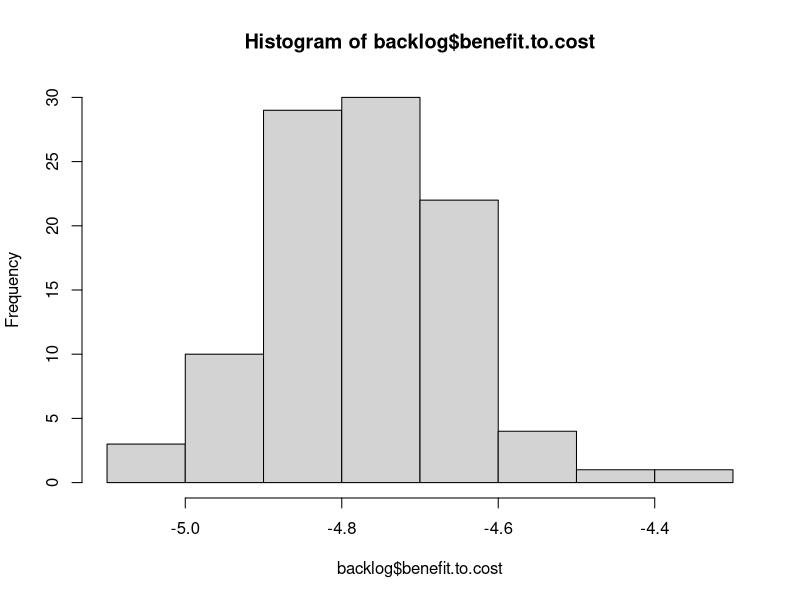
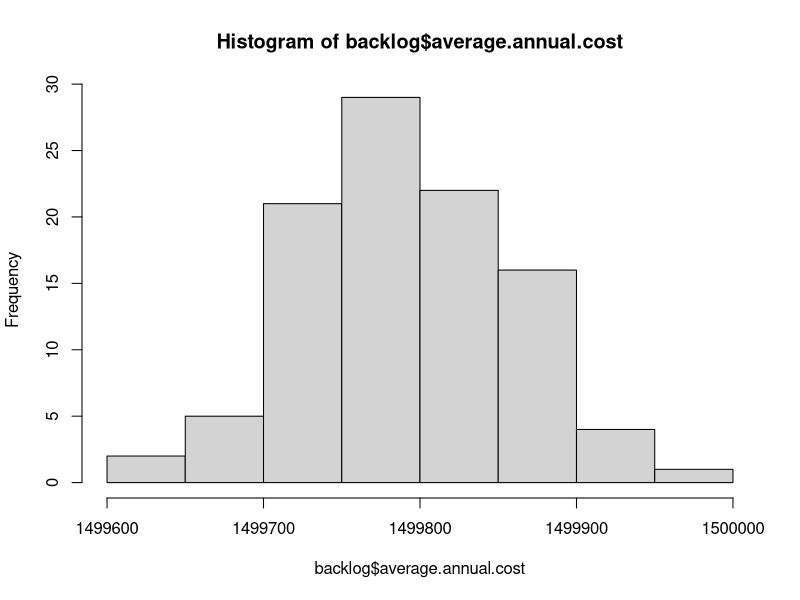
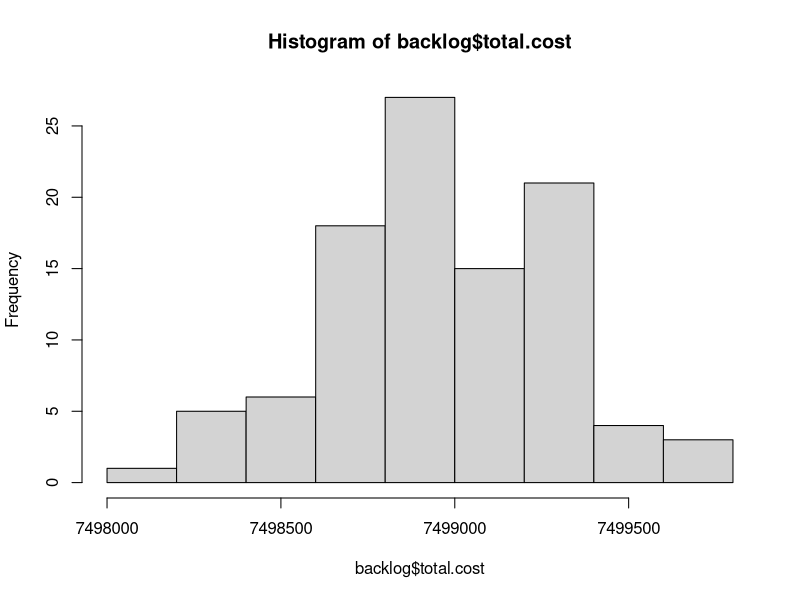
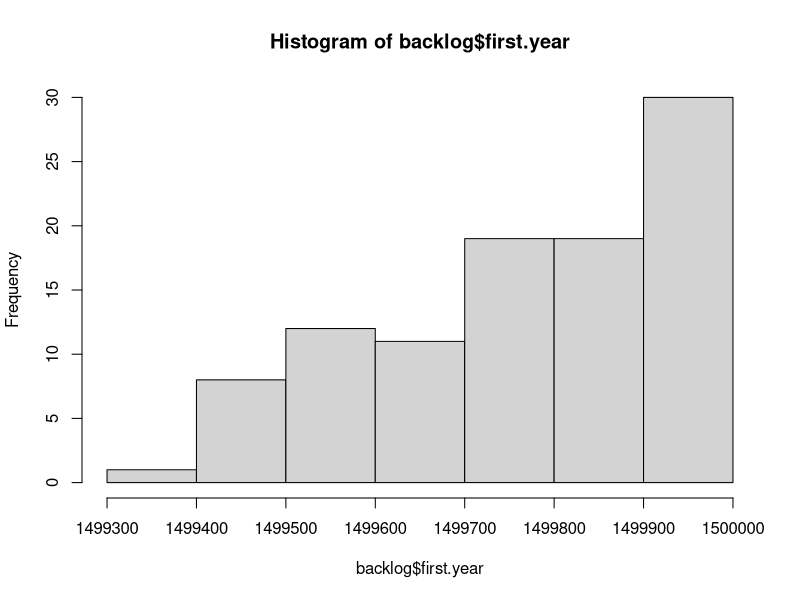

Generate these figures, in order, with R: (Note: this script raises an error after producing the figures.)
# Read Me ####
# This code analyzes data from FST, the City's pavement consultant
# It models the cost and PCI degredation in order to optimize pavement decisions
# OCI value = PCI.  Note these scores are from November 2012.
# Created By Daniel Hadley

# Considerations: 
# 1. The knapsack approximates an optimal outcome, but needs to be inspected in cases where the 
# limit is low,E.g., http://oucsace.cs.ohiou.edu/~razvan/courses/cs4040/lecture16.pdf
# 2. The model makes assumptions about the differences in PCI reset of various treatment types.
# It assumes that patching only resets to PCI + 6, for example. 

library("plyr")


# Import data ####
setwd("K:/Somerstat/Common/Data/2014 StreetStat/PCI_Code")
# setwd ("~/Documents/Git/PCI_Code") #at home
d <- read.csv("PCI.csv")


# Create new variables #### 
d$sq.ft <- d$PavementWi * d$Length # Sq. Feet
d$sq.yd <- d$sq.ft * 0.111111 # Sq. Yards


# Functions needed for the model: ####
# f(Age) = PCI, f(PCI) = AGE, f(Age, Pave, Old PCI) = New PCI 
# f(PCI) = AGE, f(PCI) = Cost, f(knapsack) = pave 

# f(Age) = PCI
# Referenes below
# http://onlinepubs.trb.org/onlinepubs/conferences/2012/assetmgmt/presentations/Data-A-Ramirez-Flores-Chang-Albitres.pdf
# https://repository.tamu.edu/bitstream/handle/1969.1/ETD-TAMU-2009-05-317/DESHMUKH-THESIS.pdf?sequence=2
# http://www.mylongview.com/modules/showdocument.aspx?documentid=631
# See AnalyzePCI.R
PCIf <- function(AGE){ 
  PCI <- ifelse(d$Functional == "CO - Collector", 100 - (106/((log(79/AGE))^(1/.48))),
                ifelse(d$Functional == "AR - Arterial", 100 - (109/((log(88/AGE))^(1/.58))),
                       100 - (97/((log(110/AGE))^(1/.61)))
                ))
  return(PCI)
}


# f(PCI, Function, Sq.yd) = Cost 
Costf <- function(OCI, Functional, sq.yd){ 
  Cost <- ifelse((OCI >= 68) & (OCI < 88), 1.8,
         ifelse((OCI >= 47) & (OCI < 68), 18.50,
                ifelse((OCI >= 25) & (OCI < 47) & (Functional == "RT - Residential Local"), 76.80,
                       ifelse((OCI >= 25) & (OCI < 47) & (Functional == "RE - Residential Dead End"), 76.80,
                              ifelse((OCI >= 25) & (OCI < 47) & (Functional == "CO - Collector" ), 91.10,
                                     ifelse((OCI >= 25) & (OCI < 47) & (Functional == "AR - Arterial"), 91.10,
                                            ifelse((OCI >= 0) & (OCI < 25) & (Functional == "RT - Residential Local"), 139.80,
                                                   ifelse((OCI >= 0) & (OCI < 25) & (Functional == "RE - Residential Dead End"), 139.80,
                                                          ifelse((OCI >= 0) & (OCI < 25) & (Functional == "CO - Collector"), 147.70,
                                                                 ifelse((OCI >= 0) & (OCI < 25) & (Functional == "AR - Arterial"), 162.10,
                                                                        ifelse(OCI >= 88, 0, 360)))))))))))
  return(Cost*sq.yd)
}


#f(Pave, Previous Year's Moritorium) = Moritorium
Moritoriumf <- function(Pave, MoritoriumX){
  Moritorium <- ifelse(Pave == 1, 1, 
                       ifelse((MoritoriumX > 0) & (MoritoriumX < 3), 1 + MoritoriumX,
                              0 
                              ))
  return(Moritorium)
}


# f(PCI) = delta
# This takes the current PCI and calculates the difference between that and the PCI post treatment
# This is essentially the "value" in the knapsack algo
# The penultimate line ensures that during the moratorium (3 years after work is done), that
# street is not selected for maintenance yet
Deltaf <- function(OldOCI, sq.yd, Moratorium){ 
   Delta <- ifelse((OldOCI >= 68) & (OldOCI < 88) & (Moratorium == 0), ((OldOCI + 8) * sq.yd) - (OldOCI * sq.yd),
                   ifelse((OldOCI >= 47) & (OldOCI < 68) & (Moratorium == 0), ((OldOCI + 7) * sq.yd) - (OldOCI * sq.yd),
                   # why + 8 and +9: http//www.ci.san-ramon.ca.us/engr/pavement.html
                   ifelse((OldOCI >= 25) & (OldOCI < 47) & (Moratorium == 0), (96 * sq.yd) - (OldOCI * sq.yd),
                          ifelse(Moratorium != 0, 0, 
                          (100 * sq.yd) - (OldOCI * sq.yd)
                                 ))))                      
  return(Delta)
}


# # f(value, weight, limit ) = pave. This is the OLD Pave function
# # This is a greedy approximation to the Knapsack algorithm
# knapsack <- function(value, weight, limit){
#   benefit.to.cost <- value / weight #Create ratio
#   df = data.frame(value, weight, benefit.to.cost) # turn it into a DF
#   df$ID <- (1:nrow(df)) # add ID to resort later
#   df <- df[with(df, order(-benefit.to.cost)), ] # Sort by benefit.to.cost
#   rownames(df) <- NULL # Reset the row names for easier indexing
#   df$total.weight <- ifelse(cumsum(df$weight) <= limit, cumsum(df$weight), 0) # Add first items that fit
#   # I need to add a break here if nothing fits in the bag on the first pass
#   for(i in 2:nrow(df)){ #Start in row 2 because some values have been added above
#     df$total.weight[i] <- ifelse(df$weight[i] + df$total.weight[i-1] <= limit, # If adding won't go over limit
#                                  df$weight[i] + df$total.weight[i-1], df$total.weight[i-1]) # If it will, keep Weight the same
#   }
#   df$add <- 0
#   df$add[1] <- ifelse(df$total.weight[1] > 0, 1, 0)
#   for(i in 2:nrow(df)){ #Start in row 2 
#     df$add[i] <- ifelse(df$total.weight[i] > df$total.weight[i-1], 1, 0) # 1 if it has been added
#   }
#   df$add <- ifelse(df$benefit.to.cost == 0, 0, df$add) #To avoid paving streets under moratorium
#   df$add <- ifelse(df$value == 0, 0, df$add)
#   df <- df[with(df, order(ID)), ] # Resort by ID
#   rownames(df) <- NULL # Reset the row names for easier indexing
#   return(df$add)
# }


# f(value, weight, limit preventive maintenance, limit reconstruction) = pave. This is the basic Pave function
# This is a greedy approximation to the Knapsack algorithm
knapsack <- function(value, weight, limitPM, limitR, PCI){
  benefit.to.cost <- value / weight #Create ratio
  df = data.frame(value, weight, benefit.to.cost, PCI) # turn it into a DF
  df$ID <- (1:nrow(df)) # add ID to resort later
  df <- df[with(df, order(-benefit.to.cost)), ] # Sort by benefit.to.cost
  rownames(df) <- NULL # Reset the row names for easier indexing
  df$total.weight <- ifelse(cumsum(df$weight) <= limitPM, cumsum(df$weight), 0) # Add first items that fit
  # I need to add a break here if nothing fits in the bag on the first pass
  for(i in 2:nrow(df)){ #Start in row 2 because some values have been added above
    df$total.weight[i] <- ifelse(df$weight[i] + df$total.weight[i-1] <= limitPM, # If adding won't go over limit
                                 df$weight[i] + df$total.weight[i-1], df$total.weight[i-1]) # If it will, keep Weight the same
  }
  df$add <- 0
  df$add[1] <- ifelse(df$total.weight[1] > 0, 1, 0)
  for(i in 2:nrow(df)){ #Start in row 2 
    df$add[i] <- ifelse(df$total.weight[i] > df$total.weight[i-1], 1, 0) # 1 if it has been added
  }
  df$add <- ifelse(df$benefit.to.cost == 0, 0, df$add) #To avoid paving streets under moratorium
  df$add <- ifelse(df$value == 0, 0, df$add)
  # Now do it all again for full reconstruction of the worst streets
  df <- df[with(df, order(PCI)), ] # Sort by PCI
  rownames(df) <- NULL # Reset the row names for easier indexing
  df$total.weight.a <- ifelse(cumsum(df$weight) <= limitR, cumsum(df$weight), 0) # Add first items that fit
  # I need to add a break here if nothing fits in the bag on the first pass
  for(i in 2:nrow(df)){ #Start in row 2 because some values have been added above
    df$total.weight.a[i] <- ifelse(df$weight[i] + df$total.weight.a[i-1] <= limitR, # If adding won't go over limit
                                 df$weight[i] + df$total.weight.a[i-1], df$total.weight.a[i-1]) # If it will, keep Weight the same
  }
  df$add.a <- 0
  df$add.a[1] <- ifelse(df$total.weight.a[1] > 0, 1, 0)
  for(i in 2:nrow(df)){ #Start in row 2 
    df$add.a[i] <- ifelse(df$total.weight.a[i] > df$total.weight.a[i-1], 1, 0) # 1 if it has been added
  }
  df$add.a <- ifelse(df$benefit.to.cost == 0, 0, df$add.a) #To avoid paving streets under moratorium
  df$add.a <- ifelse(df$value == 0, 0, df$add.a)
  # now resort
  df <- df[with(df, order(ID)), ] # Resort by ID
  rownames(df) <- NULL # Reset the row names for easier indexing
  df$pave <- df$add + df$add.a
  return(df$pave)
}


# f(Age, Pave, Old PCI) = New PCI
# See AnalyzePCI.R
NewPCIf <- function(AGE, Pave, OldOCI){
  NewPCI <- ifelse((OldOCI >= 68) & (OldOCI < 88) & (Pave == 1), OldOCI + 8,
                   # why + 7: http//www.ci.san-ramon.ca.us/engr/pavement.html
                   ifelse((OldOCI >= 47) & (OldOCI < 68) & (Pave == 1), OldOCI + 7,
                          ifelse((OldOCI >= 25) & (OldOCI < 47) & (Pave == 1), 96, 
                                 # http://www.mylongview.com/modules/showdocument.aspx?documentid=631
                                 ifelse((OldOCI >= 0) & (OldOCI < 25) & (Pave == 1), 100,
                                        ifelse((d$Functional == "CO - Collector") & (Pave == 0), 100 - (106/((log(79/AGE))^(1/.48))),
                                               ifelse((d$Functional == "AR - Arterial") & (Pave == 0), 100 - (109/((log(88/AGE))^(1/.58))),
                                                      100 - (97/((log(110/AGE))^(1/.61)))
                                 ))))))                      
  return(NewPCI)
}


# f(NewPCI) = New Age
Agef <- function(NewPCI){
  NewAge <- ifelse((d$Functional == "CO - Collector"), 79*(2.71828^(-9.37879/(100-NewPCI)^0.48)),
                   ifelse((d$Functional == "AR - Arterial"), 88*(2.71828^(-15.1952/(100-NewPCI)^0.58)),
                          110*(2.71828^(-16.2904/(100-NewPCI)^0.61))
                   ))
                   
  return(NewAge)
}


# Final model ####

d$Age <- Agef(d$OCI) # Estimated age in Nov 2012
  d$backlog <- Costf(d$OCI, d$Functional, d$sq.yd) # Backlog in Nov 2012
  d$Moritorium <- 0 # Hold for three years between routine maintenance 
  d$Delta.a <- Deltaf(d$OCI, d$sq.yd, d$Moritorium) # Difference between old OCI and potential OCI
  d$Pave.a <- knapsack(d$Delta.a, d$backlog, 1000000, 1000000, d$OCI) # Pave or not in spring 2013
  d$cost.a <- ifelse(d$Pave.a == 1, Costf(d$OCI, d$Functional, d$sq.yd),0) #The cost to pave the selected streets
  d$Moritorium.a <- Moritoriumf(d$Pave.a, d$Moritorium) #if work has been done, hold for 3 years
  d$Age.Tmp <- (1 + d$Age) #Temporary to do the new PCI calculation
  d$PCI.a <-  NewPCIf(d$Age.Tmp, d$Pave.a, d$OCI)
  d$Age.a <- Agef(d$PCI.a) # The new "age" in Nov 2013. E.g., crack and seal streets are not brand new.
d$backlog.a <- Costf(d$PCI.a, d$Functional, d$sq.yd) #Backlog in Nov 2013
  d$Delta.b <- Deltaf(d$PCI.a, d$sq.yd, d$Moritorium.a)
  d$Pave.b <- knapsack(d$Delta.b, d$backlog.a, 1000000, 1000000, d$PCI.a)
  d$cost.b <- ifelse(d$Pave.b == 1, Costf(d$PCI.a, d$Functional, d$sq.yd),0)
  d$Moritorium.b <- Moritoriumf(d$Pave.b, d$Moritorium.a)
  d$Age.Tmp <- (1 + d$Age.a) 
  d$PCI.b <-  NewPCIf(d$Age.Tmp, d$Pave.b, d$PCI.a)
  d$Age.b <- Agef(d$PCI.b)
d$backlog.b <- Costf(d$PCI.b, d$Functional, d$sq.yd)
  d$Delta.c <- Deltaf(d$PCI.b, d$sq.yd, d$Moritorium.b)
  d$Pave.c <- knapsack(d$Delta.c, d$backlog.b, 1000000, 1000000, d$PCI.b)
  d$cost.c <- ifelse(d$Pave.c == 1, Costf(d$PCI.b, d$Functional, d$sq.yd),0)
  d$Moritorium.c <- Moritoriumf(d$Pave.c, d$Moritorium.b)
  d$Age.Tmp <- (1 + d$Age.b) 
  d$PCI.c <-  NewPCIf(d$Age.Tmp, d$Pave.c, d$PCI.b)
  d$Age.c <- Agef(d$PCI.c)
d$backlog.c <- Costf(d$PCI.c, d$Functional, d$sq.yd)
  d$Delta.d <- Deltaf(d$PCI.c, d$sq.yd, d$Moritorium.c)
  d$Pave.d <- knapsack(d$Delta.d, d$backlog.c, 1000000, 1000000, d$PCI.c)
  d$cost.d <- ifelse(d$Pave.d == 1, Costf(d$PCI.c, d$Functional, d$sq.yd),0)
  d$Moritorium.d <- Moritoriumf(d$Pave.d, d$Moritorium.c)
  d$Age.Tmp <- (1 + d$Age.c) 
  d$PCI.d <-  NewPCIf(d$Age.Tmp, d$Pave.d, d$PCI.c)
  d$Age.d <- Agef(d$PCI.d)
d$backlog.d <- Costf(d$PCI.d, d$Functional, d$sq.yd)
  d$Delta.e <- Deltaf(d$PCI.d, d$sq.yd, d$Moritorium.d)
  d$Pave.e <- knapsack(d$Delta.e, d$backlog.d, 1000000, 1000000, d$PCI.d)
  d$cost.e <- ifelse(d$Pave.e == 1, Costf(d$PCI.d, d$Functional, d$sq.yd),0)
  d$Moritorium.e <- Moritoriumf(d$Pave.e, d$Moritorium.d)
  d$Age.Tmp <- (1 + d$Age.d) 
  d$PCI.e <-  NewPCIf(d$Age.Tmp, d$Pave.e, d$PCI.d)
  d$Age.e <- Agef(d$PCI.e)
d$backlog.e <- Costf(d$PCI.e, d$Functional, d$sq.yd)


# Final model wrapped in a function ####

# f(n) = output
Modelf <- function(n){
  d$Age <- Agef(d$OCI) # Estimated age in Nov 2012
  d$backlog <- Costf(d$OCI, d$Functional, d$sq.yd) # Backlog in Nov 2012
  d$Moritorium <- 0 # Hold for three years between routine maintenance 
  d$Delta.a <- Deltaf(d$OCI, d$sq.yd, d$Moritorium) # Difference between old OCI and potential OCI
  d$Pave.a <- knapsack(d$Delta.a, d$backlog, 1000000, 1000000, d$OCI) # Pave or not in spring 2013
  d$cost.a <- ifelse(d$Pave.a == 1, Costf(d$OCI, d$Functional, d$sq.yd),0) #The cost to pave the selected streets
  d$Moritorium.a <- Moritoriumf(d$Pave.a, d$Moritorium) #if work has been done, hold for 3 years
  d$Age.Tmp <- (1 + d$Age) #Temporary to do the new PCI calculation
  d$PCI.a <-  NewPCIf(d$Age.Tmp, d$Pave.a, d$OCI)
  d$Age.a <- Agef(d$PCI.a) # The new "age" in Nov 2013. E.g., crack and seal streets are not brand new.
  d$backlog.a <- Costf(d$PCI.a, d$Functional, d$sq.yd) #Backlog in Nov 2013
  d$Delta.b <- Deltaf(d$PCI.a, d$sq.yd, d$Moritorium.a)
  d$Pave.b <- knapsack(d$Delta.b, d$backlog.a, 1000000, 1000000, d$PCI.a)
  d$cost.b <- ifelse(d$Pave.b == 1, Costf(d$PCI.a, d$Functional, d$sq.yd),0)
  d$Moritorium.b <- Moritoriumf(d$Pave.b, d$Moritorium.a)
  d$Age.Tmp <- (1 + d$Age.a) 
  d$PCI.b <-  NewPCIf(d$Age.Tmp, d$Pave.b, d$PCI.a)
  d$Age.b <- Agef(d$PCI.b)
  d$backlog.b <- Costf(d$PCI.b, d$Functional, d$sq.yd)
  d$Delta.c <- Deltaf(d$PCI.b, d$sq.yd, d$Moritorium.b)
  d$Pave.c <- knapsack(d$Delta.c, d$backlog.b, 1000000, 1000000, d$PCI.b)
  d$cost.c <- ifelse(d$Pave.c == 1, Costf(d$PCI.b, d$Functional, d$sq.yd),0)
  d$Moritorium.c <- Moritoriumf(d$Pave.c, d$Moritorium.b)
  d$Age.Tmp <- (1 + d$Age.b) 
  d$PCI.c <-  NewPCIf(d$Age.Tmp, d$Pave.c, d$PCI.b)
  d$Age.c <- Agef(d$PCI.c)
  d$backlog.c <- Costf(d$PCI.c, d$Functional, d$sq.yd)
  d$Delta.d <- Deltaf(d$PCI.c, d$sq.yd, d$Moritorium.c)
  d$Pave.d <- knapsack(d$Delta.d, d$backlog.c, 1000000, 1000000, d$PCI.c)
  d$cost.d <- ifelse(d$Pave.d == 1, Costf(d$PCI.c, d$Functional, d$sq.yd),0)
  d$Moritorium.d <- Moritoriumf(d$Pave.d, d$Moritorium.c)
  d$Age.Tmp <- (1 + d$Age.c) 
  d$PCI.d <-  NewPCIf(d$Age.Tmp, d$Pave.d, d$PCI.c)
  d$Age.d <- Agef(d$PCI.d)
  d$backlog.d <- Costf(d$PCI.d, d$Functional, d$sq.yd)
  d$Delta.e <- Deltaf(d$PCI.d, d$sq.yd, d$Moritorium.d)
  d$Pave.e <- knapsack(d$Delta.e, d$backlog.d, 1000000, 1000000, d$PCI.d)
  d$cost.e <- ifelse(d$Pave.e == 1, Costf(d$PCI.d, d$Functional, d$sq.yd),0)
  d$Moritorium.e <- Moritoriumf(d$Pave.e, d$Moritorium.d)
  d$Age.Tmp <- (1 + d$Age.d) 
  d$PCI.e <-  NewPCIf(d$Age.Tmp, d$Pave.e, d$PCI.d)
  d$Age.e <- Agef(d$PCI.e)
  d$backlog.e <- Costf(d$PCI.e, d$Functional, d$sq.yd)
#   Now create the outputs
backlog <- sum(d$backlog.e)
backlog.reduction <- (sum(d$backlog)) - (sum(d$backlog.e))
total.cost <- sum(d$cost.a, d$cost.b, d$cost.c, d$cost.d, d$cost.e)
benefit.to.cost <- backlog.reduction / total.cost
average.annual.cost <- ((sum(d$cost.a)) + (sum(d$cost.b)) + (sum(d$cost.c)) + 
                          (sum(d$cost.d)) + (sum(d$cost.e))) / 5
first.year <- sum(d$cost.a)
output <- list(backlog, backlog.reduction, total.cost, benefit.to.cost, average.annual.cost, first.year)
return(output)
}

Modelf(1)


# Stochastic Model for comparison ####
# f(value, weight, limit ) = pave. 
# This is a greedy approximation to the Knapsack algorithm
knapsack <- function(value, weight, limit){
  benefit.to.cost <- sample(1:573, 573, replace=F) #Instead of real ratio, make it random
  df = data.frame(value, weight, benefit.to.cost) # turn it into a DF
  df$ID <- (1:nrow(df)) # add ID to resort later
  df <- df[with(df, order(-benefit.to.cost)), ] # Sort by benefit.to.cost
  rownames(df) <- NULL # Reset the row names for easier indexing
  df$total.weight <- ifelse(cumsum(df$weight) <= limit, cumsum(df$weight), 0) # Add first items that fit
  # I need to add a break here if nothing fits in the bag on the first pass
  for(i in 2:nrow(df)){ #Start in row 2 because some values have been added above
    df$total.weight[i] <- ifelse(df$weight[i] + df$total.weight[i-1] <= limit, # If adding won't go over limit
                                 df$weight[i] + df$total.weight[i-1], df$total.weight[i-1]) # If it will, keep Weight the same
  }
  df$add <- 0
  df$add[1] <- ifelse(df$total.weight[1] > 0, 1, 0)
  for(i in 2:nrow(df)){ #Start in row 2 
    df$add[i] <- ifelse(df$total.weight[i] > df$total.weight[i-1], 1, 0) # 1 if it has been added
  }
  df <- df[with(df, order(ID)), ] # Resort by ID
  rownames(df) <- NULL # Reset the row names for easier indexing
  return(df$add)
}


Modelf <- function(n){
  d$Age <- Agef(d$OCI) # Estimated age in Nov 2012
  d$backlog <- Costf(d$OCI, d$Functional, d$sq.yd) # Backlog in Nov 2012
  d$Moritorium <- 0 # Hold for three years between routine maintenance 
  d$Delta.a <- Deltaf(d$OCI, d$sq.yd, d$Moritorium) # Difference between old OCI and potential OCI
  d$Pave.a <- knapsack(d$Delta.a, d$backlog, 1500000) # Pave or not in spring 2013
  d$cost.a <- ifelse(d$Pave.a == 1, Costf(d$OCI, d$Functional, d$sq.yd),0) #The cost to pave the selected streets
  d$Moritorium.a <- Moritoriumf(d$Pave.a, d$Moritorium) #if work has been done, hold for 3 years
  d$Age.Tmp <- (1 + d$Age) #Temporary to do the new PCI calculation
  d$PCI.a <-  NewPCIf(d$Age.Tmp, d$Pave.a, d$OCI)
  d$Age.a <- Agef(d$PCI.a) # The new "age" in Nov 2013. E.g., crack and seal streets are not brand new.
  d$backlog.a <- Costf(d$PCI.a, d$Functional, d$sq.yd) #Backlog in Nov 2013
  d$Delta.b <- Deltaf(d$PCI.a, d$sq.yd, d$Moritorium.a)
  d$Pave.b <- knapsack(d$Delta.b, d$backlog.a, 1500000)
  d$cost.b <- ifelse(d$Pave.b == 1, Costf(d$PCI.a, d$Functional, d$sq.yd),0)
  d$Moritorium.b <- Moritoriumf(d$Pave.b, d$Moritorium.a)
  d$Age.Tmp <- (1 + d$Age.a) 
  d$PCI.b <-  NewPCIf(d$Age.Tmp, d$Pave.b, d$PCI.a)
  d$Age.b <- Agef(d$PCI.b)
  d$backlog.b <- Costf(d$PCI.b, d$Functional, d$sq.yd)
  d$Delta.c <- Deltaf(d$PCI.b, d$sq.yd, d$Moritorium.b)
  d$Pave.c <- knapsack(d$Delta.c, d$backlog.b, 1500000)
  d$cost.c <- ifelse(d$Pave.c == 1, Costf(d$PCI.b, d$Functional, d$sq.yd),0)
  d$Moritorium.c <- Moritoriumf(d$Pave.c, d$Moritorium.b)
  d$Age.Tmp <- (1 + d$Age.b) 
  d$PCI.c <-  NewPCIf(d$Age.Tmp, d$Pave.c, d$PCI.b)
  d$Age.c <- Agef(d$PCI.c)
  d$backlog.c <- Costf(d$PCI.c, d$Functional, d$sq.yd)
  d$Delta.d <- Deltaf(d$PCI.c, d$sq.yd, d$Moritorium.c)
  d$Pave.d <- knapsack(d$Delta.d, d$backlog.c, 1500000)
  d$cost.d <- ifelse(d$Pave.d == 1, Costf(d$PCI.c, d$Functional, d$sq.yd),0)
  d$Moritorium.d <- Moritoriumf(d$Pave.d, d$Moritorium.c)
  d$Age.Tmp <- (1 + d$Age.c) 
  d$PCI.d <-  NewPCIf(d$Age.Tmp, d$Pave.d, d$PCI.c)
  d$Age.d <- Agef(d$PCI.d)
  d$backlog.d <- Costf(d$PCI.d, d$Functional, d$sq.yd)
  d$Delta.e <- Deltaf(d$PCI.d, d$sq.yd, d$Moritorium.d)
  d$Pave.e <- knapsack(d$Delta.e, d$backlog.d, 1500000)
  d$cost.e <- ifelse(d$Pave.e == 1, Costf(d$PCI.d, d$Functional, d$sq.yd),0)
  d$Moritorium.e <- Moritoriumf(d$Pave.e, d$Moritorium.d)
  d$Age.Tmp <- (1 + d$Age.d) 
  d$PCI.e <-  NewPCIf(d$Age.Tmp, d$Pave.e, d$PCI.d)
  d$Age.e <- Agef(d$PCI.e)
  d$backlog.e <- Costf(d$PCI.e, d$Functional, d$sq.yd)
  #   Now create the outputs
  backlog <- sum(d$backlog.e)
  backlog.reduction <- (sum(d$backlog)) - (sum(d$backlog.e))
  total.cost <- sum(d$cost.a, d$cost.b, d$cost.c, d$cost.d, d$cost.e)
  benefit.to.cost <- backlog.reduction / total.cost
  average.annual.cost <- ((sum(d$cost.a)) + (sum(d$cost.b)) + (sum(d$cost.c)) + 
                            (sum(d$cost.d)) + (sum(d$cost.e))) / 5
  first.year <- sum(d$cost.a)
  output <- list(backlog, backlog.reduction, total.cost, benefit.to.cost, average.annual.cost, first.year)
  return(output)
}

Modelf(1)

# Now run the function X number of times
# http://stats.stackexchange.com/questions/7999/how-to-efficiently-repeat-a-function-on-a-data-set-in-r
library("plyr")
l <- alply(cbind(rep(100,100),rep(20,10)),1,Modelf)
backlog <- data.frame(matrix(unlist(l), nrow=100, byrow=T))
colnames(backlog) <- c("backlog", "backlog.reduction", "total.cost", "benefit.to.cost", 
                       "average.annual.cost", "first.year")

hist(backlog$benefit.to.cost)
hist(backlog$average.annual.cost)
hist(backlog$total.cost)
hist(backlog$first.year)


# Final model for comparison to consultant: cap = $2m + $2m worst streets  ####
# Backlog after 5 years for consultant spending $4.5 m is $81,115,018 m.

# f(n) = output
Modelf <- function(n){
  d$Age <- Agef(d$OCI) # Estimated age in Nov 2012
  d$backlog <- Costf(d$OCI, d$Functional, d$sq.yd) # Backlog in Nov 2012
  d$Moritorium <- 0 # Hold for three years between routine maintenance 
  d$Delta.a <- Deltaf(d$OCI, d$sq.yd, d$Moritorium) # Difference between old OCI and potential OCI
  d$Pave.a <- knapsack(d$Delta.a, d$backlog, 2000000, 2000000, d$OCI) # Pave or not in spring 2013
  d$cost.a <- ifelse(d$Pave.a == 1, Costf(d$OCI, d$Functional, d$sq.yd),0) #The cost to pave the selected streets
  d$Moritorium.a <- Moritoriumf(d$Pave.a, d$Moritorium) #if work has been done, hold for 3 years
  d$Age.Tmp <- (1 + d$Age) #Temporary to do the new PCI calculation
  d$PCI.a <-  NewPCIf(d$Age.Tmp, d$Pave.a, d$OCI)
  d$Age.a <- Agef(d$PCI.a) # The new "age" in Nov 2013. E.g., crack and seal streets are not brand new.
  d$backlog.a <- Costf(d$PCI.a, d$Functional, d$sq.yd) #Backlog in Nov 2013
  d$Delta.b <- Deltaf(d$PCI.a, d$sq.yd, d$Moritorium.a)
  d$Pave.b <- knapsack(d$Delta.b, d$backlog.a, 2000000, 2000000, d$PCI.a)
  d$cost.b <- ifelse(d$Pave.b == 1, Costf(d$PCI.a, d$Functional, d$sq.yd),0)
  d$Moritorium.b <- Moritoriumf(d$Pave.b, d$Moritorium.a)
  d$Age.Tmp <- (1 + d$Age.a) 
  d$PCI.b <-  NewPCIf(d$Age.Tmp, d$Pave.b, d$PCI.a)
  d$Age.b <- Agef(d$PCI.b)
  d$backlog.b <- Costf(d$PCI.b, d$Functional, d$sq.yd)
  d$Delta.c <- Deltaf(d$PCI.b, d$sq.yd, d$Moritorium.b)
  d$Pave.c <- knapsack(d$Delta.c, d$backlog.b, 2000000, 2000000, d$PCI.b)
  d$cost.c <- ifelse(d$Pave.c == 1, Costf(d$PCI.b, d$Functional, d$sq.yd),0)
  d$Moritorium.c <- Moritoriumf(d$Pave.c, d$Moritorium.b)
  d$Age.Tmp <- (1 + d$Age.b) 
  d$PCI.c <-  NewPCIf(d$Age.Tmp, d$Pave.c, d$PCI.b)
  d$Age.c <- Agef(d$PCI.c)
  d$backlog.c <- Costf(d$PCI.c, d$Functional, d$sq.yd)
  d$Delta.d <- Deltaf(d$PCI.c, d$sq.yd, d$Moritorium.c)
  d$Pave.d <- knapsack(d$Delta.d, d$backlog.c, 2000000, 2000000, d$PCI.c)
  d$cost.d <- ifelse(d$Pave.d == 1, Costf(d$PCI.c, d$Functional, d$sq.yd),0)
  d$Moritorium.d <- Moritoriumf(d$Pave.d, d$Moritorium.c)
  d$Age.Tmp <- (1 + d$Age.c) 
  d$PCI.d <-  NewPCIf(d$Age.Tmp, d$Pave.d, d$PCI.c)
  d$Age.d <- Agef(d$PCI.d)
  d$backlog.d <- Costf(d$PCI.d, d$Functional, d$sq.yd)
  d$Delta.e <- Deltaf(d$PCI.d, d$sq.yd, d$Moritorium.d)
  d$Pave.e <- knapsack(d$Delta.e, d$backlog.d, 2000000, 2000000, d$PCI.d)
  d$cost.e <- ifelse(d$Pave.e == 1, Costf(d$PCI.d, d$Functional, d$sq.yd),0)
  d$Moritorium.e <- Moritoriumf(d$Pave.e, d$Moritorium.d)
  d$Age.Tmp <- (1 + d$Age.d) 
  d$PCI.e <-  NewPCIf(d$Age.Tmp, d$Pave.e, d$PCI.d)
  d$Age.e <- Agef(d$PCI.e)
  d$backlog.e <- Costf(d$PCI.e, d$Functional, d$sq.yd)
  #   Now create the outputs
  backlog <- sum(d$backlog.e)
  backlog.reduction <- (sum(d$backlog)) - (sum(d$backlog.e))
  total.cost <- sum(d$cost.a, d$cost.b, d$cost.c, d$cost.d, d$cost.e)
  benefit.to.cost <- backlog.reduction / total.cost
  average.annual.cost <- ((sum(d$cost.a)) + (sum(d$cost.b)) + (sum(d$cost.c)) + 
                            (sum(d$cost.d)) + (sum(d$cost.e))) / 5
  first.year <- sum(d$cost.a)
  output <- list(backlog, backlog.reduction, total.cost, benefit.to.cost, average.annual.cost, first.year)
  return(output)
}

Modelf(1)


# Here are the Streets that DPW did in 2013 ####
Modelf <- function(n){
  d$Age <- Agef(d$OCI) # Estimated age in Nov 2012
  d$backlog <- Costf(d$OCI, d$Functional, d$sq.yd) # Backlog in Nov 2012
  d$Moritorium <- 0 # Hold for three years between routine maintenance 
  d$Delta.a <- Deltaf(d$OCI, d$sq.yd, d$Moritorium) # Difference between old OCI and potential OCI
  ## The following list is missing the private ways and the part of Shore they did. Was it all Shore?
  d$Pave.a <- ifelse(d$STREETNAME %in% c('ALBION ST' , 'ALBION TERR', 'BELMONT SQ', 'HAMMOND ST',
                                         'MORGAN ST', 'WHEELER ST', 'WYATT ST', 'YORKTOWN ST'), 1, 0)
  d$cost.a <- ifelse(d$Pave.a == 1, Costf(d$OCI, d$Functional, d$sq.yd),0) #The cost to pave the selected streets
  d$Moritorium.a <- Moritoriumf(d$Pave.a, d$Moritorium) #if work has been done, hold for 3 years
  d$Age.Tmp <- (1 + d$Age) #Temporary to do the new PCI calculation
  d$PCI.a <-  NewPCIf(d$Age.Tmp, d$Pave.a, d$OCI)
  d$Age.a <- Agef(d$PCI.a) # The new "age" in Nov 2013. E.g., crack and seal streets are not brand new.
  d$backlog.a <- Costf(d$PCI.a, d$Functional, d$sq.yd) #Backlog in Nov 2013
  d$Delta.b <- Deltaf(d$PCI.a, d$sq.yd, d$Moritorium.a)
  d$Pave.b <- knapsack(d$Delta.b, d$backlog.a, 1000000, 1000000, d$PCI.a)
  d$cost.b <- ifelse(d$Pave.b == 1, Costf(d$PCI.a, d$Functional, d$sq.yd),0)
  d$Moritorium.b <- Moritoriumf(d$Pave.b, d$Moritorium.a)
  d$Age.Tmp <- (1 + d$Age.a) 
  d$PCI.b <-  NewPCIf(d$Age.Tmp, d$Pave.b, d$PCI.a)
  d$Age.b <- Agef(d$PCI.b)
  d$backlog.b <- Costf(d$PCI.b, d$Functional, d$sq.yd)
  d$Delta.c <- Deltaf(d$PCI.b, d$sq.yd, d$Moritorium.b)
  d$Pave.c <- knapsack(d$Delta.c, d$backlog.b, 1000000, 1000000, d$PCI.b)
  d$cost.c <- ifelse(d$Pave.c == 1, Costf(d$PCI.b, d$Functional, d$sq.yd),0)
  d$Moritorium.c <- Moritoriumf(d$Pave.c, d$Moritorium.b)
  d$Age.Tmp <- (1 + d$Age.b) 
  d$PCI.c <-  NewPCIf(d$Age.Tmp, d$Pave.c, d$PCI.b)
  d$Age.c <- Agef(d$PCI.c)
  d$backlog.c <- Costf(d$PCI.c, d$Functional, d$sq.yd)
  d$Delta.d <- Deltaf(d$PCI.c, d$sq.yd, d$Moritorium.c)
  d$Pave.d <- knapsack(d$Delta.d, d$backlog.c, 1000000, 1000000, d$PCI.c)
  d$cost.d <- ifelse(d$Pave.d == 1, Costf(d$PCI.c, d$Functional, d$sq.yd),0)
  d$Moritorium.d <- Moritoriumf(d$Pave.d, d$Moritorium.c)
  d$Age.Tmp <- (1 + d$Age.c) 
  d$PCI.d <-  NewPCIf(d$Age.Tmp, d$Pave.d, d$PCI.c)
  d$Age.d <- Agef(d$PCI.d)
  d$backlog.d <- Costf(d$PCI.d, d$Functional, d$sq.yd)
  d$Delta.e <- Deltaf(d$PCI.d, d$sq.yd, d$Moritorium.d)
  d$Pave.e <- knapsack(d$Delta.e, d$backlog.d, 1000000, 1000000, d$PCI.d)
  d$cost.e <- ifelse(d$Pave.e == 1, Costf(d$PCI.d, d$Functional, d$sq.yd),0)
  d$Moritorium.e <- Moritoriumf(d$Pave.e, d$Moritorium.d)
  d$Age.Tmp <- (1 + d$Age.d) 
  d$PCI.e <-  NewPCIf(d$Age.Tmp, d$Pave.e, d$PCI.d)
  d$Age.e <- Agef(d$PCI.e)
  d$backlog.e <- Costf(d$PCI.e, d$Functional, d$sq.yd)
return(sum(d$backlog))
}


# Stochastic Model (random spending number) to see return on investment ####

Modelf <- function(n){
  random <- runif(1, min=10000, max=2000000)
  d$Age <- Agef(d$OCI) # Estimated age in Nov 2012
  d$backlog <- Costf(d$OCI, d$Functional, d$sq.yd) # Backlog in Nov 2012
  d$Moritorium <- 0 # Hold for three years between routine maintenance 
  d$Delta.a <- Deltaf(d$OCI, d$sq.yd, d$Moritorium) # Difference between old OCI and potential OCI
  d$Pave.a <- knapsack(d$Delta.a, d$backlog, random, random, d$OCI) # Pave or not in spring 2013
  d$cost.a <- ifelse(d$Pave.a == 1, Costf(d$OCI, d$Functional, d$sq.yd),0) #The cost to pave the selected streets
  d$Moritorium.a <- Moritoriumf(d$Pave.a, d$Moritorium) #if work has been done, hold for 3 years
  d$Age.Tmp <- (1 + d$Age) #Temporary to do the new PCI calculation
  d$PCI.a <-  NewPCIf(d$Age.Tmp, d$Pave.a, d$OCI)
  d$Age.a <- Agef(d$PCI.a) # The new "age" in Nov 2013. E.g., crack and seal streets are not brand new.
  d$backlog.a <- Costf(d$PCI.a, d$Functional, d$sq.yd) #Backlog in Nov 2013
  d$Delta.b <- Deltaf(d$PCI.a, d$sq.yd, d$Moritorium.a)
  d$Pave.b <- knapsack(d$Delta.b, d$backlog.a, random, random, d$PCI.a)
  d$cost.b <- ifelse(d$Pave.b == 1, Costf(d$PCI.a, d$Functional, d$sq.yd),0)
  d$Moritorium.b <- Moritoriumf(d$Pave.b, d$Moritorium.a)
  d$Age.Tmp <- (1 + d$Age.a) 
  d$PCI.b <-  NewPCIf(d$Age.Tmp, d$Pave.b, d$PCI.a)
  d$Age.b <- Agef(d$PCI.b)
  d$backlog.b <- Costf(d$PCI.b, d$Functional, d$sq.yd)
  d$Delta.c <- Deltaf(d$PCI.b, d$sq.yd, d$Moritorium.b)
  d$Pave.c <- knapsack(d$Delta.c, d$backlog.b, random, random, d$PCI.b)
  d$cost.c <- ifelse(d$Pave.c == 1, Costf(d$PCI.b, d$Functional, d$sq.yd),0)
  d$Moritorium.c <- Moritoriumf(d$Pave.c, d$Moritorium.b)
  d$Age.Tmp <- (1 + d$Age.b) 
  d$PCI.c <-  NewPCIf(d$Age.Tmp, d$Pave.c, d$PCI.b)
  d$Age.c <- Agef(d$PCI.c)
  d$backlog.c <- Costf(d$PCI.c, d$Functional, d$sq.yd)
  d$Delta.d <- Deltaf(d$PCI.c, d$sq.yd, d$Moritorium.c)
  d$Pave.d <- knapsack(d$Delta.d, d$backlog.c, random, random, d$PCI.c)
  d$cost.d <- ifelse(d$Pave.d == 1, Costf(d$PCI.c, d$Functional, d$sq.yd),0)
  d$Moritorium.d <- Moritoriumf(d$Pave.d, d$Moritorium.c)
  d$Age.Tmp <- (1 + d$Age.c) 
  d$PCI.d <-  NewPCIf(d$Age.Tmp, d$Pave.d, d$PCI.c)
  d$Age.d <- Agef(d$PCI.d)
  d$backlog.d <- Costf(d$PCI.d, d$Functional, d$sq.yd)
  d$Delta.e <- Deltaf(d$PCI.d, d$sq.yd, d$Moritorium.d)
  d$Pave.e <- knapsack(d$Delta.e, d$backlog.d, random, random, d$PCI.d)
  d$cost.e <- ifelse(d$Pave.e == 1, Costf(d$PCI.d, d$Functional, d$sq.yd),0)
  d$Moritorium.e <- Moritoriumf(d$Pave.e, d$Moritorium.d)
  d$Age.Tmp <- (1 + d$Age.d) 
  d$PCI.e <-  NewPCIf(d$Age.Tmp, d$Pave.e, d$PCI.d)
  d$Age.e <- Agef(d$PCI.e)
  d$backlog.e <- Costf(d$PCI.e, d$Functional, d$sq.yd)
  #   Now create the outputs
  random <- random
  backlog <- sum(d$backlog.e)
  backlog.reduction <- (sum(d$backlog)) - (sum(d$backlog.e))
  total.cost <- sum(d$cost.a, d$cost.b, d$cost.c, d$cost.d, d$cost.e)
  benefit.to.cost <- backlog.reduction / total.cost
  average.annual.cost <- ((sum(d$cost.a)) + (sum(d$cost.b)) + (sum(d$cost.c)) + 
                            (sum(d$cost.d)) + (sum(d$cost.e))) / 5
  first.year <- sum(d$cost.a)
  output <- list(backlog, backlog.reduction, total.cost, benefit.to.cost, 
                 average.annual.cost, first.year, random)
  return(output)
}

Modelf(1)

# Now run the function X number of times
# http://stats.stackexchange.com/questions/7999/how-to-efficiently-repeat-a-function-on-a-data-set-in-r
library("plyr")
l <- alply(cbind(rep(1000,1000),rep(20,10)),1,Modelf)
backlog <- data.frame(matrix(unlist(l), nrow=1000, byrow=T))
colnames(backlog) <- c("backlog", "backlog.reduction", "total.cost", "benefit.to.cost", 
                       "average.annual.cost", "first.year", "PMSpending")

hist(backlog$benefit.to.cost)
hist(backlog$average.annual.cost)
hist(backlog$total.cost)
hist(backlog$first.year)


# Visualizations ####
library(ggplot2)

my.theme <- 
  theme(plot.background = element_blank(), # Remove background
        panel.grid.major = element_blank(), # Remove gridlines
        panel.grid.minor = element_blank(), # Remove more gridlines
        panel.border = element_blank(), # Remove border
        panel.background = element_blank(), # Remove more background
        axis.ticks = element_blank(), # Remove axis ticks
        axis.text=element_text(size=24), # Enlarge axis text font
        axis.title=element_text(size=26), # Enlarge axis title font
        plot.title=element_text(size=42, hjust=0) # Enlarge, left-align title
        #,axis.text.x = element_text(angle=60, hjust = 1) # Uncomment if X-axis unreadable 
  )

p <- qplot(OCI, weight = sq.yd, data = d, geom = "histogram", alpha=I(.7), main="Data By Year", ylab="Col2 Count")
p + my.theme

p <- qplot(PCI.e, weight = sq.yd, data = d, geom = "histogram", alpha=I(.7), main="Data By Year", ylab="Col2 Count")
p + my.theme